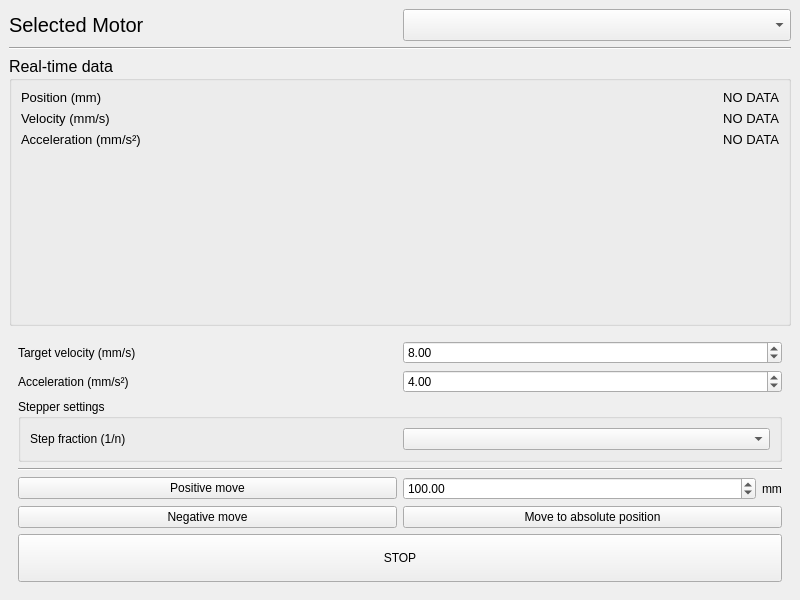
<?xml version="1.0" encoding="UTF-8"?>
<ui version="4.0">
 <class>MotorTestWindow</class>
 <widget class="QMainWindow" name="MotorTestWindow">
  <property name="geometry">
   <rect>
    <x>0</x>
    <y>0</y>
    <width>800</width>
    <height>600</height>
   </rect>
  </property>
  <property name="windowTitle">
   <string>MainWindow</string>
  </property>
  <widget class="QWidget" name="centralwidget">
   <layout class="QGridLayout" name="gridLayout_2">
    <item row="3" column="0" colspan="2">
     <widget class="QGroupBox" name="grpKinematics">
      <property name="font">
       <font>
        <pointsize>12</pointsize>
       </font>
      </property>
      <property name="title">
       <string>Real-time data</string>
      </property>
      <layout class="QGridLayout" name="gridLayout_4" rowstretch="0,0,0,1">
       <item row="2" column="0">
        <widget class="QLabel" name="label_7">
         <property name="font">
          <font>
           <pointsize>10</pointsize>
          </font>
         </property>
         <property name="text">
          <string>Acceleration (mm/s²)</string>
         </property>
        </widget>
       </item>
       <item row="1" column="0">
        <widget class="QLabel" name="label_6">
         <property name="font">
          <font>
           <pointsize>10</pointsize>
          </font>
         </property>
         <property name="text">
          <string>Velocity (mm/s)</string>
         </property>
        </widget>
       </item>
       <item row="3" column="1">
        <widget class="Kub3::Tools::MotorTester::RealTimeCurveWidget" name="plotSpeed" native="true"/>
       </item>
       <item row="1" column="2">
        <widget class="QLabel" name="lblSpd">
         <property name="font">
          <font>
           <pointsize>10</pointsize>
          </font>
         </property>
         <property name="layoutDirection">
          <enum>Qt::LayoutDirection::LeftToRight</enum>
         </property>
         <property name="text">
          <string>NO DATA</string>
         </property>
         <property name="alignment">
          <set>Qt::AlignmentFlag::AlignRight|Qt::AlignmentFlag::AlignTrailing|Qt::AlignmentFlag::AlignVCenter</set>
         </property>
        </widget>
       </item>
       <item row="3" column="0">
        <widget class="Kub3::Tools::MotorTester::RealTimeCurveWidget" name="plotPosition" native="true"/>
       </item>
       <item row="0" column="2">
        <widget class="QLabel" name="lblPos">
         <property name="font">
          <font>
           <pointsize>10</pointsize>
          </font>
         </property>
         <property name="layoutDirection">
          <enum>Qt::LayoutDirection::LeftToRight</enum>
         </property>
         <property name="text">
          <string>NO DATA</string>
         </property>
         <property name="alignment">
          <set>Qt::AlignmentFlag::AlignRight|Qt::AlignmentFlag::AlignTrailing|Qt::AlignmentFlag::AlignVCenter</set>
         </property>
        </widget>
       </item>
       <item row="3" column="2">
        <widget class="Kub3::Tools::MotorTester::RealTimeCurveWidget" name="plotAcceleration" native="true"/>
       </item>
       <item row="0" column="0">
        <widget class="QLabel" name="label_5">
         <property name="font">
          <font>
           <pointsize>10</pointsize>
          </font>
         </property>
         <property name="text">
          <string>Position (mm)</string>
         </property>
        </widget>
       </item>
       <item row="2" column="2">
        <widget class="QLabel" name="lblAcc">
         <property name="font">
          <font>
           <pointsize>10</pointsize>
          </font>
         </property>
         <property name="layoutDirection">
          <enum>Qt::LayoutDirection::LeftToRight</enum>
         </property>
         <property name="text">
          <string>NO DATA</string>
         </property>
         <property name="alignment">
          <set>Qt::AlignmentFlag::AlignRight|Qt::AlignmentFlag::AlignTrailing|Qt::AlignmentFlag::AlignVCenter</set>
         </property>
        </widget>
       </item>
      </layout>
     </widget>
    </item>
    <item row="1" column="0">
     <widget class="QLabel" name="label_4">
      <property name="font">
       <font>
        <pointsize>15</pointsize>
       </font>
      </property>
      <property name="text">
       <string>Selected Motor</string>
      </property>
     </widget>
    </item>
    <item row="2" column="0" colspan="2">
     <widget class="Line" name="line_2">
      <property name="orientation">
       <enum>Qt::Orientation::Horizontal</enum>
      </property>
     </widget>
    </item>
    <item row="7" column="0" colspan="2">
     <widget class="QWidget" name="widget" native="true">
      <layout class="QGridLayout" name="gridLayout" columnstretch="0,0,0,0">
       <item row="8" column="0" colspan="2">
        <widget class="QPushButton" name="btnJogNeg">
         <property name="text">
          <string>Negative move</string>
         </property>
        </widget>
       </item>
       <item row="3" column="0" colspan="2">
        <widget class="QLabel" name="label">
         <property name="text">
          <string>Target velocity (mm/s)</string>
         </property>
        </widget>
       </item>
       <item row="7" column="0" colspan="2">
        <widget class="QPushButton" name="btnJogPos">
         <property name="text">
          <string>Positive move</string>
         </property>
        </widget>
       </item>
       <item row="4" column="0" colspan="2">
        <widget class="QLabel" name="label_2">
         <property name="text">
          <string>Acceleration (mm/s²)</string>
         </property>
        </widget>
       </item>
       <item row="9" column="0" colspan="4">
        <widget class="QPushButton" name="btnEmergencyStop">
         <property name="minimumSize">
          <size>
           <width>0</width>
           <height>48</height>
          </size>
         </property>
         <property name="text">
          <string>STOP</string>
         </property>
        </widget>
       </item>
       <item row="8" column="2" colspan="2">
        <widget class="QPushButton" name="btnGoAbs">
         <property name="text">
          <string>Move to absolute position</string>
         </property>
        </widget>
       </item>
       <item row="7" column="2" colspan="2">
        <layout class="QHBoxLayout" name="horizontalLayout" stretch="1,0">
         <item>
          <widget class="QDoubleSpinBox" name="spinTargetPos">
           <property name="minimum">
            <double>-100000.000000000000000</double>
           </property>
           <property name="maximum">
            <double>100000.000000000000000</double>
           </property>
           <property name="singleStep">
            <double>0.500000000000000</double>
           </property>
           <property name="stepType">
            <enum>QAbstractSpinBox::StepType::DefaultStepType</enum>
           </property>
           <property name="value">
            <double>100.000000000000000</double>
           </property>
          </widget>
         </item>
         <item>
          <widget class="QLabel" name="label_8">
           <property name="sizePolicy">
            <sizepolicy hsizetype="Minimum" vsizetype="Preferred">
             <horstretch>0</horstretch>
             <verstretch>0</verstretch>
            </sizepolicy>
           </property>
           <property name="minimumSize">
            <size>
             <width>0</width>
             <height>0</height>
            </size>
           </property>
           <property name="text">
            <string>mm</string>
           </property>
          </widget>
         </item>
        </layout>
       </item>
       <item row="6" column="0" colspan="4">
        <widget class="Line" name="line">
         <property name="orientation">
          <enum>Qt::Orientation::Horizontal</enum>
         </property>
        </widget>
       </item>
       <item row="5" column="0" colspan="4">
        <widget class="QGroupBox" name="grpStepperSettings">
         <property name="title">
          <string>Stepper settings</string>
         </property>
         <layout class="QGridLayout" name="gridLayout_3">
          <item row="0" column="1">
           <widget class="QComboBox" name="cbStepFraction"/>
          </item>
          <item row="0" column="0">
           <widget class="QLabel" name="label_3">
            <property name="text">
             <string>Step fraction (1/n)</string>
            </property>
           </widget>
          </item>
         </layout>
        </widget>
       </item>
       <item row="4" column="2" colspan="2">
        <widget class="QDoubleSpinBox" name="spinAcceleration">
         <property name="value">
          <double>4.000000000000000</double>
         </property>
        </widget>
       </item>
       <item row="3" column="2" colspan="2">
        <widget class="QDoubleSpinBox" name="spinVelocity">
         <property name="value">
          <double>8.000000000000000</double>
         </property>
        </widget>
       </item>
      </layout>
     </widget>
    </item>
    <item row="1" column="1">
     <widget class="QComboBox" name="cbMotorSelect">
      <property name="font">
       <font>
        <pointsize>15</pointsize>
       </font>
      </property>
     </widget>
    </item>
   </layout>
  </widget>
 </widget>
 <customwidgets>
  <customwidget>
   <class>Kub3::Tools::MotorTester::RealTimeCurveWidget</class>
   <extends>QWidget</extends>
   <header location="global">RealTimeCurveWidget.h</header>
   <container>1</container>
  </customwidget>
 </customwidgets>
 <resources/>
 <connections/>
</ui>
